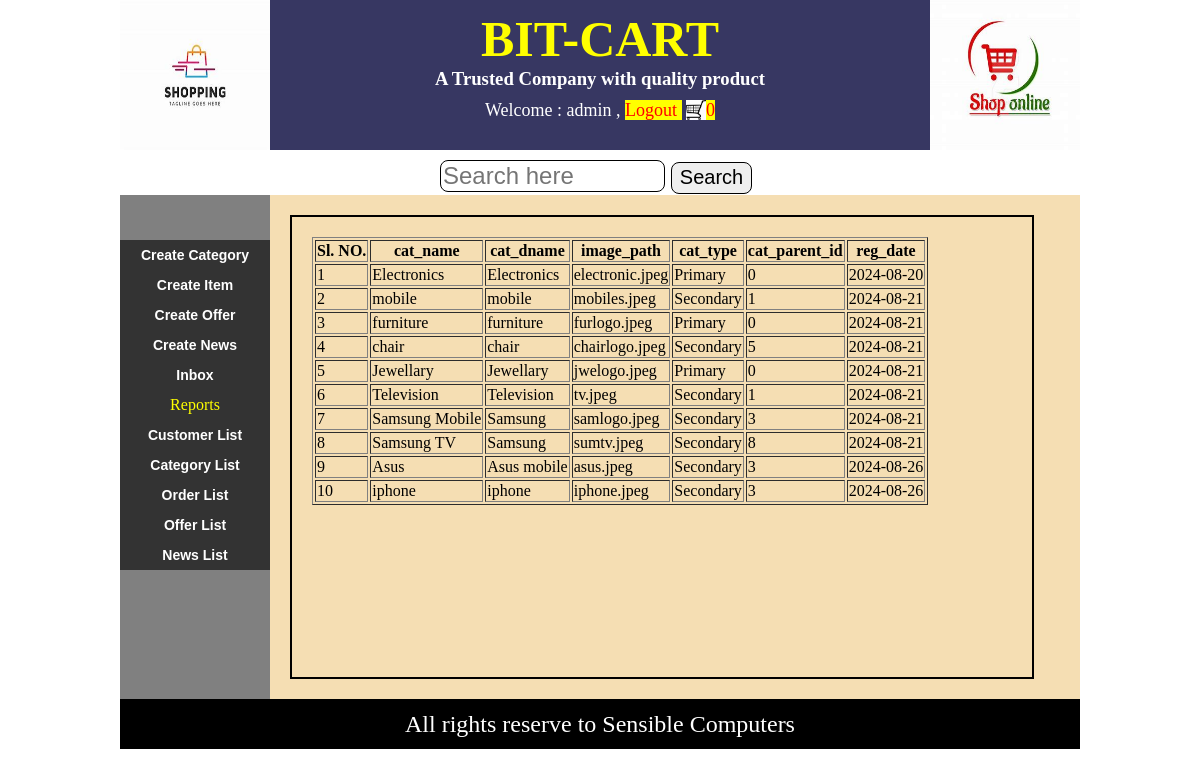
The app's page /displayCategory.php (signed in) with its own data.
### tables this page shows
CREATE TABLE `category_info` (
  `cat_id` int(11) NOT NULL,
  `cat_name` varchar(40) NOT NULL,
  `cat_dname` varchar(40) NOT NULL,
  `image_path` text NOT NULL,
  `cat_type` varchar(10) NOT NULL,
  `cat_parent_id` int(11) NOT NULL,
  `reg_date` date NOT NULL
);

### library.php (the view, shortened to what this page needs)
<?php
function displaytable($sql)
{
    $con=$GLOBALS["con"];
    $rs=mysqli_query($con,$sql);
    $cc=mysqli_num_fields($rs);
  echo("<div id='mylist'>");
    echo("<table border=1>");
    echo("<tr>");
    echo("<th> Sl. NO.</th>");
    for($i=1;$i<=$cc-1;$i++)
    {
        echo("<th>");
        echo(mysqli_fetch_field_direct($rs,$i)->name);
        echo("</th>");
    }
    echo("</tr>");
    $cnt=0;
    while($row=mysqli_fetch_array($rs))
    {
        $cnt++;
        echo("<tr>");
        echo("<td>$cnt</td>");
        for($j=1;$j<$cc;$j++)
        {
            echo("<td>");
            echo($row[$j]);
            echo("</td>");
        }
        echo("</tr>");
    }
    echo("</table>");
    echo("</div>");
}
?>

### displayCategory.php
<?php @session_start();
  if(isset($_SESSION["uname"]) && $_SESSION["utype"]='admin')
{
  include("header.php");
?>
<div id="content">
<div id="leftSide">
<?php
  include("adminMenu.php");
?>
</div>
<div id="rightSide">
<?php
require_once("library.php");
displaytable("select * from category_info");
?>
</div>
</div>
<?php
  include("footer.php");
}
else
{
  header("location:loginForm.php");
}
?>

### header.php (shortened to what this page needs)
<html>
<head>
  <link href="css/style.css" type="text/css" rel="stylesheet">
</head>
<body>
 <div id="main">
   <div id="header"><a href="index.php">
       <div id="leftLogo">
       <a href="index.php"><img src="images/logo2.jpeg"></a>
       </div>
       <div id="title">
       <h1><a href="index.php" style="color:yellow; text-decoration: none"> BIT-CART </a></h1>
         <h3> A Trusted Company with quality product</h3>
         <?php
          if(isset($_SESSION["uname"]))
          {
            echo("<div id='WelcomeUser'>");
            $usr=$_SESSION["uname"];
            echo("Welcome : " . $_SESSION["uname"] ." , ");
            echo("<a href='logout.php'> Logout </a>");
            if($_SESSION["utype"]="user")
            {
              echo("&nbsp;<a href='displaycartfororder.php'><img src='images/logo1.jpeg' width='20' height='20' align='top'style=color:yellow;>");
              include("dbconnect.php");
              $rscart=mysqli_query($con,"select count(*) from cart_info where user_name='$usr'") or die ("qurey error");
              $row=mysqli_fetch_array($rscart);
              $cnt=$row[0];
              echo("{$cnt}");
              echo("</a>");
            }
            echo("</div>");
          }
         ?>
       </div>
       <div id="rightLogo">
       <img src="images/logo4.jpeg">
       </div>
    <div id="searchBar">
      <div class="searchbar">
      <form action="SearchBar.php" method="get" >
        <div class="form-load">
<input type="text" name="txtsearch" placeholder="Search here">
<input type="submit" value="Search">
</div>
      </form>
      </div>
    </div>
   </div>

### adminMenu.php
<div id="adminMenu">
<ul>
<li> <a href="categoryForm.php"> Create Category </a> </li>
<li> <a href="itemForm.php"> Create Item </a> </li>
<li> <a href="offerForm.php"> Create Offer </a> </li>
<li> <a href="newsForm.php"> Create News </a> </li>
<li> <a href="displayAdminInbox.php"> Inbox </a> </li>
<li> Reports </li>
<li> <a href="displayCustomer.php"> Customer List </a> </li>
<li> <a href="displayCategory.php"> Category List </a> </li>
<li> <a href="displayOredrMasterForAdmin.php"> Order List </a> </li>
<li> <a href="displayOffer.php"> Offer List </a> </li>
<li> <a href="displayNewslist.php"> News List </a> </li>
</ul>
</div>

### footer.php
<div id="footer">
All rights reserve to Sensible Computers
</div>
</div>
</body>
</html>

### css/style.css (style rules this page uses)
body { margin: 0px; padding: 0px; }
#main { width: 960px; min-height: 650px; background-color: yellow; margin-right: auto; margin-left: auto; }
#header { height: 190px; background-color: gray; }
#content { min-height: 450px; background-color: rgb(207, 201, 188); margin-top: 5px; }
#footer { height: 50px; background-color: black; color: white; font-size: 24px; text-align: center; line-height: 50px; clear: both; }
#leftLogo { height: 150px; width: 150px; background-color:rgba(2, 2, 77, 0.576); float: left; }
#title { height: 150px; width: 660px; background-color: rgba(2, 2, 77, 0.576); float: left; }
#rightLogo { height: 150px; width: 150px; background-color: gold; float: left;; }
#leftLogo img,#rightLogo img { width: 100%; height: 100%; }
#title h1 { margin: 0px; font-size: 50px; color: yellow; margin-top: 10px; text-align: center; }
#title h3 { text-align: center; margin: 0px; color: white; }
#leftSide { min-height: 450px; background-color: gray; width: 150px; display: table-cell; }
#rightSide { min-height: 450px; background-color: wheat; width: 810px; display: table-cell; }
#adminMenu ul { margin: 0px; padding: 0px; list-style: none; }
#adminMenu ul li { line-height: 30px; background-color: #333; color: yellow; text-align: center; }
#adminMenu ul li a { color: white; text-decoration: none; font-size: 14px; font-weight: bold; font-family: Verdana, Geneva, Tahoma, sans-serif; display: block; }
#WelcomeUser { text-align: center; color: white; margin-top: 10px; font-size: 18px; }
#WelcomeUser a { color: red; text-decoration: none; background-color: yellow; }
#mylist { margin: 20px; padding: 20px; border: 2px solid black; width: 700px; height: 420px; overflow: scroll; }
#searchBar { clear: both; height: 40px; padding: 10px; background-color: white; font-size: 24px; }
.searchbar { width: 450px; height: 100%; padding: 10px; margin-top: -20px; margin-left: 300px; }
.searchbar input[type='text'] { width: 50%; height: 80%; font-size: 24px; border-radius: 8px; border: 1px solid black; }
.searchbar input[type='submit'] { width: 18%; height: 80%; font-size: 20px; border-radius: 8px; border: 1px solid black; }

### records on screen
category_info: cat_name "Electronics", cat_dname "Electronics", image_path "electronic.jpeg", cat_type "Primary", cat_parent "0", reg_date "2024-08-20"
category_info: cat_name "mobile", cat_dname "mobile", image_path "mobiles.jpeg", cat_type "Secondary", cat_parent "1", reg_date "2024-08-21"
category_info: cat_name "furniture", cat_dname "furniture", image_path "furlogo.jpeg", cat_type "Primary", cat_parent "0", reg_date "2024-08-21"
category_info: cat_name "chair", cat_dname "chair", image_path "chairlogo.jpeg", cat_type "Secondary", cat_parent "5", reg_date "2024-08-21"
category_info: cat_name "Jewellary", cat_dname "Jewellary", image_path "jwelogo.jpeg", cat_type "Primary", cat_parent "0", reg_date "2024-08-21"
category_info: cat_name "Television", cat_dname "Television", image_path "tv.jpeg", cat_type "Secondary", cat_parent "1", reg_date "2024-08-21"
category_info: cat_name "Samsung Mobile", cat_dname "Samsung", image_path "samlogo.jpeg", cat_type "Secondary", cat_parent "3", reg_date "2024-08-21"
category_info: cat_name "Samsung TV", cat_dname "Samsung", image_path "sumtv.jpeg", cat_type "Secondary", cat_parent "8", reg_date "2024-08-21"
category_info: cat_name "Asus", cat_dname "Asus mobile", image_path "asus.jpeg", cat_type "Secondary", cat_parent "3", reg_date "2024-08-26"
category_info: cat_name "iphone", cat_dname "iphone", image_path "iphone.jpeg", cat_type "Secondary", cat_parent "3", reg_date "2024-08-26"

### other values on screen
$_SESSION["uname"] "admin"
$cnt "0"
mysqli_fetch_field_direct($rs,$i)->name "cat_name"
mysqli_fetch_field_direct($rs,$i)->name "cat_dname"
mysqli_fetch_field_direct($rs,$i)->name "image_path"
mysqli_fetch_field_direct($rs,$i)->name "cat_type"
mysqli_fetch_field_direct($rs,$i)->name "cat_parent_id"
mysqli_fetch_field_direct($rs,$i)->name "reg_date"
